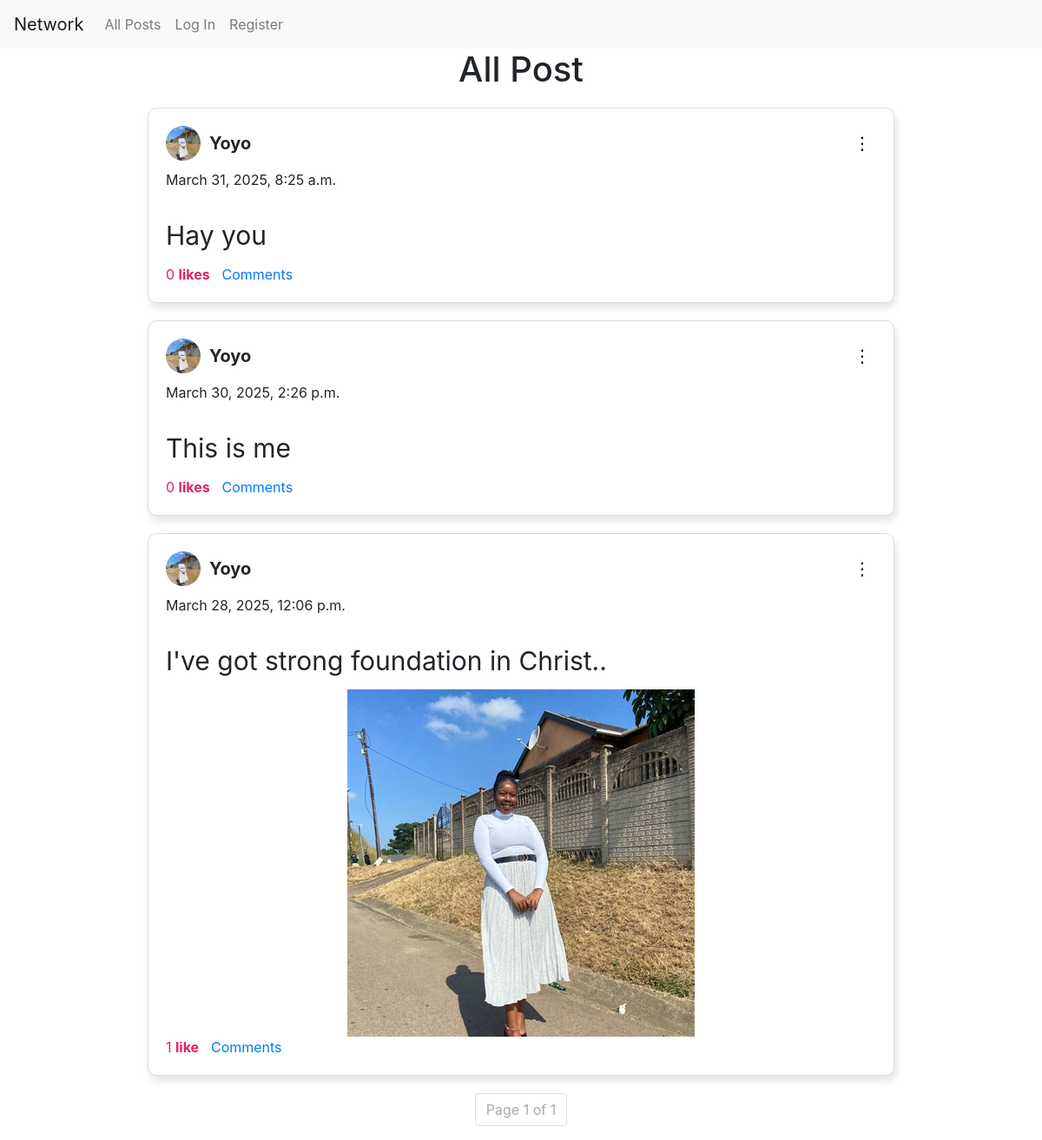
The page / on the database its author committed.
### network/models.py (models this page shows, shortened)
class Post(models.Model):
    user = models.ForeignKey(User, on_delete=models.CASCADE, related_name="post")
    content = models.TextField()
    image = models.ImageField(upload_to="posts/", blank=True, null=True)  # Optional field
    created_at = models.DateTimeField(auto_now_add=True)
    hide = models.BooleanField(default=False)
    likes = models.ManyToManyField(User, related_name="liked_posts", blank=True)  # Users who liked the post

class User(AbstractUser):
    pass

class Profile(models.Model):
    user = models.OneToOneField(User,on_delete=models.CASCADE, related_name="Profile_user")
    username = models.CharField(max_length=100)
    image = models.ImageField(upload_to='uploads/', blank=True, null=True)
    bio = models.TextField()

### network/views.py (the view)
# urls.py: path("", views.index, name="index"),
def index(request):
    page_number = request.GET.get('page', 1)  # Get page number from query param
    post = get_posts(page_number=page_number)
    return render(request, "network/index.html",{"posts":post})

### network/views.py (called while the page is built)
def get_posts(user_id=None, page_number=1, posts_per_page=10):
    if user_id:
        posts = Post.objects.filter(user=user_id).annotate(like_count=Count('likes')).order_by('-created_at')
    else:
        posts = Post.objects.annotate(like_count=Count('likes')).order_by('-created_at')
    paginator = Paginator(posts, posts_per_page)
    page_obj = paginator.get_page(page_number)  # Get the requested page
    return page_obj

### network/templates/network/index.html (shortened to what this page needs)
{% extends "network/layout.html" %} {% block body %}
<div id="all">
  <h1>All Post</h1>
  <div id="postList">
    {% if posts %} {% for post in posts %}
    <div class="post-container" id="post-{{post.id}}">
      <div class="post-header">
        <div class="user-info">
          <a href="#">
            <img
              src="{{post.user.Profile_user.image.url}}"
              alt="Profile Picture"
              class="profile_img"
            />
          </a>
          <span class="user-name">{{post.user.username|capfirst}}</span>
        </div>
        <div class="post-options">
          <button class="options-btn">⋮</button>
        </div>
      </div>
      <div class="date">{{post.created_at}}</div>
      <div class="post-content">{{post.content|capfirst}}</div>
      {% if post.image %}
      <div class="post-image">
        <img src="{{post.image.url}}" alt="Post Image" />
      </div>
      {% endif %}
      <div class="post-action">
        <span class="like-count">{{ post.like_count }}</span>
        <a
          class="like-btn"
          href="{% url 'like' post.id %}?redirect_to={{ request.resolver_match.url_name }}"
        >
          like{{post.like_count|pluralize }}
        </a>
        <span class="comment"><a href="#">Comments</a></span>
      </div>
    </div>
    {% endfor %} {% else %}
    <p>No Posts available</p>
    {% endif %}
    <div class="pagination-container">
      <nav aria-label="Page navigation">
        <ul class="pagination">
          <li class="page-item disabled">
            <span class="page-link"
              >Page {{ posts.number }} of {{ posts.paginator.num_pages }}</span
            >
          </li>
        </ul>
      </nav>
    </div>
  </div>
</div>
{% endblock %}

### network/static/network/styles.css (style rules this page uses)
.post-container { border: 1px solid #ddd; border-radius: 10px; padding: 20px; margin: 20px 170px; background: #fff; box-shadow: 2px 6px 8px rgba(0, 0, 0, 0.1); }
.post-header { display: flex; align-items: center; justify-content: space-between; position: relative; margin-bottom: 10px; }
.post-header .user-info { display: flex; align-items: center; }
.profile_img { width: 40px; height: 40px; border-radius: 50%; object-fit: cover; margin-right: 10px; }
.user-name { font-weight: bold; font-size: 20px; }
.post-content { margin-bottom: 10px; font-size: 30px; }
.post-image img { width: 100%; max-height: 400px; object-fit: contain; border-radius: 8px; }
.date { margin-bottom: 30px; }
.like-btn { background: transparent; border: none; color: #e0245e; font-weight: bold; cursor: pointer; margin-right: 10px; }
.like-count { color: #e0245e; }
.post-options { display: flex; align-items: center; gap: 10px; }
.options-btn { background: none; border: none; font-size: 20px; cursor: pointer; }
#all h1 { text-align: center; }
.pagination-container { text-align: center; margin-top: 20px; }
.pagination { display: flex; justify-content: center; padding: 0; list-style: none; }
.pagination .page-item { margin: 0 5px; }
.pagination .page-link { padding: 8px 12px; border: 1px solid #ddd; border-radius: 5px; text-decoration: none; color: #007bff; transition: 0.3s; }
.pagination .disabled .page-link { color: #aaa; pointer-events: none; }

### rows shown on the page
Post: user.Profile_user.image (picture), user.username "Yoyo", created_at "March 31, 2025, 8:25 a.m.", content "Hay you", like_count "0"
Post: user.Profile_user.image (picture), user.username "Yoyo", created_at "March 30, 2025, 2:26 p.m.", content "This is me", like_count "0"
Post: user.Profile_user.image (picture), user.username "Yoyo", created_at "March 28, 2025, 12:06 p.m.", content "I've got strong foundation in Christ..", image (picture), like_count "1"

### other values the page prints
{{ posts.number }} "1"
{{ posts.paginator.num_pages }} "1"
